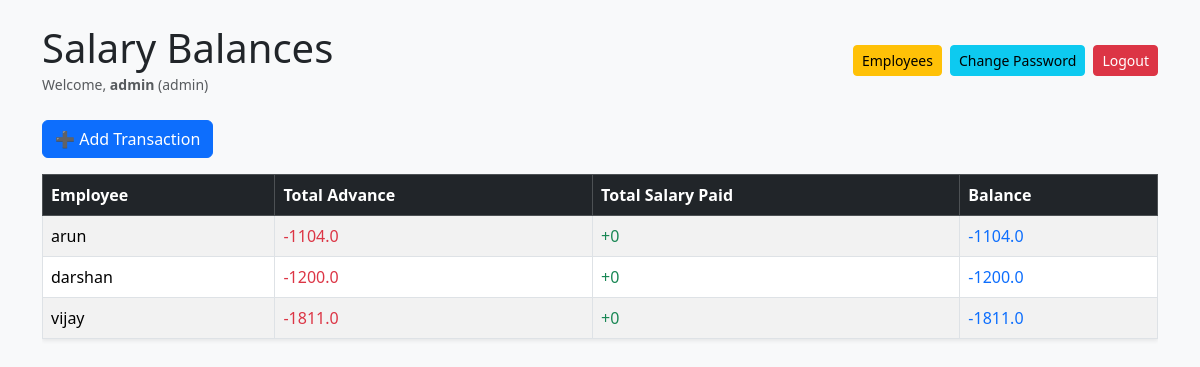
The page / (signed in) on the database its author committed.
### tables this page shows
CREATE TABLE transactions (
    id INTEGER PRIMARY KEY AUTOINCREMENT,
    employee TEXT,
    type TEXT,
    amount REAL,
    comment TEXT,
    created_at TIMESTAMP DEFAULT CURRENT_TIMESTAMP
);

### app.py (the view)
@app.route("/")
def index():
    if "user_id" not in session:
        return redirect(url_for("login"))
    conn = sqlite3.connect("salary.db")
    c = conn.cursor()
    if session["role"] == "employee":
        c.execute("""
        SELECT employee,
               SUM(CASE WHEN type='advance' THEN amount ELSE 0 END),
               SUM(CASE WHEN type='salary' THEN amount ELSE 0 END)
        FROM transactions
        WHERE employee=?
        GROUP BY employee
        """, (session["username"],))
    else:
        c.execute("""
        SELECT employee,
               SUM(CASE WHEN type='advance' THEN amount ELSE 0 END),
               SUM(CASE WHEN type='salary' THEN amount ELSE 0 END)
        FROM transactions
        GROUP BY employee
        """)
    rows = c.fetchall()
    conn.close()
    balances = []
    for r in rows:
        emp, adv, sal = r
        adv = adv or 0
        sal = sal or 0
        balances.append({
            "employee": emp,
            "total_advance": adv,
            "total_salary": sal,
            "balance": sal - adv
        })
    return render_template("index.html", balances=balances, username=session["username"], role=session["role"])

### Templates/index.html (shortened to what this page needs)
<!DOCTYPE html>
<html>
<head>
    <link rel="stylesheet" href="https://cdn.jsdelivr.net/npm/bootstrap@5.3.3/dist/css/bootstrap.min.css">
</head>
<body class="p-4 bg-light">
    <div class="container">
        <div class="d-flex justify-content-between align-items-center mb-4">
            <div>
                <h1 class="mb-0">Salary Balances</h1>
                <small class="text-muted">
                    Welcome, <strong>{{ username }}</strong> ({{ role }})
                </small>
            </div>
            <div class="d-flex gap-2">
                {% if role == "admin" %}
                <a href="/employees" class="btn btn-warning btn-sm">Employees</a>
                {% endif %}
                <a href="/change_password" class="btn btn-info btn-sm">Change Password</a>
                <a href="/logout" class="btn btn-danger btn-sm">Logout</a>
            </div>
        </div>
        {% if role == "admin" %}
        <div class="mb-3">
            <a href="/add" class="btn btn-primary">➕ Add Transaction</a>
        </div>
        {% elif role == "employee" %}
        <div class="mb-3">
            <a href="/add" class="btn btn-success">➕ Add Advance</a>
        </div>
        {% endif %}
        {% if balances %}
        <div class="table-responsive">
            <table class="table table-bordered table-striped shadow-sm bg-white">
                <thead class="table-dark">
                    <tr>
                        <th>Employee</th>
                        <th>Total Advance</th>
                        <th>Total Salary Paid</th>
                        <th>Balance</th>
                    </tr>
                </thead>
                <tbody>
                    {% for row in balances %}
                    <tr>
                        <td>{{ row.employee }}</td>
                        <td class="text-danger">-{{ row.total_advance }}</td>
                        <td class="text-success">+{{ row.total_salary }}</td>
                            <td class="{% if row.balance < 0 %}text-danger{% else %}text-success{% endif %}">
                            <a href="/history/{{ row.employee }}" class="text-decoration-none">
                            {% if row.balance >= 0 %}+{{ row.balance }}{% else %}{{ row.balance }}{% endif %}
                            </a>
                            </td>
                    </tr>
                    {% endfor %}
                </tbody>
            </table>
        </div>
        {% else %}
        <div class="alert alert-info">
            No transactions found yet.
        </div>
        {% endif %}
    </div>
</body>
</html>

### rows shown on the page
transactions: employee "darshan", total_advance "1200.0", total_salary "0", balance "-1200.0"

### other values the page prints
{{ username }} "admin"
{{ role }} "admin"
{{ row.employee }} "arun" "vijay"
{{ row.total_advance }} "1104.0" "1811.0"
{{ row.total_salary }} "0" "0"
{{ row.balance }} "-1104.0" "-1811.0"
